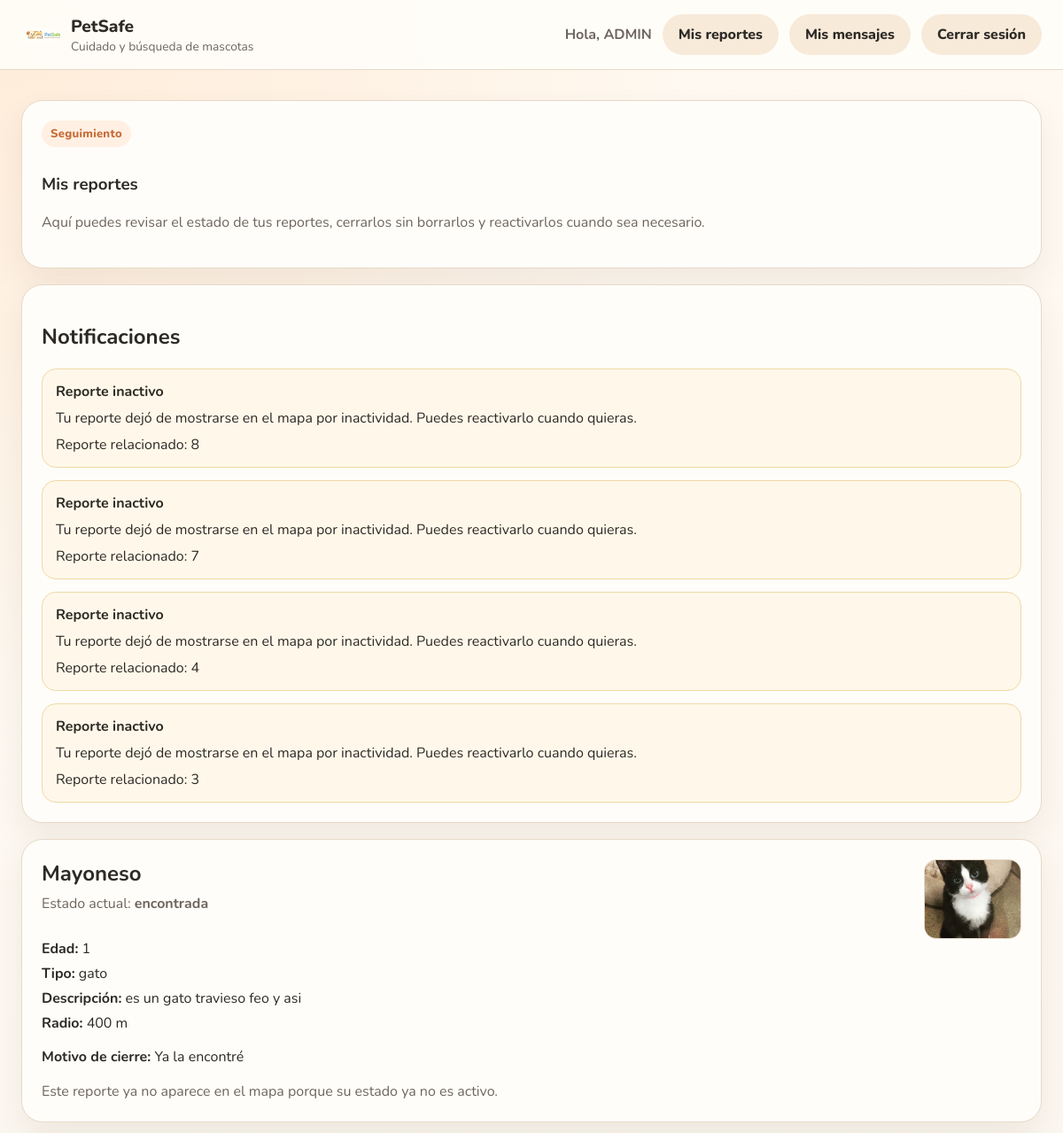
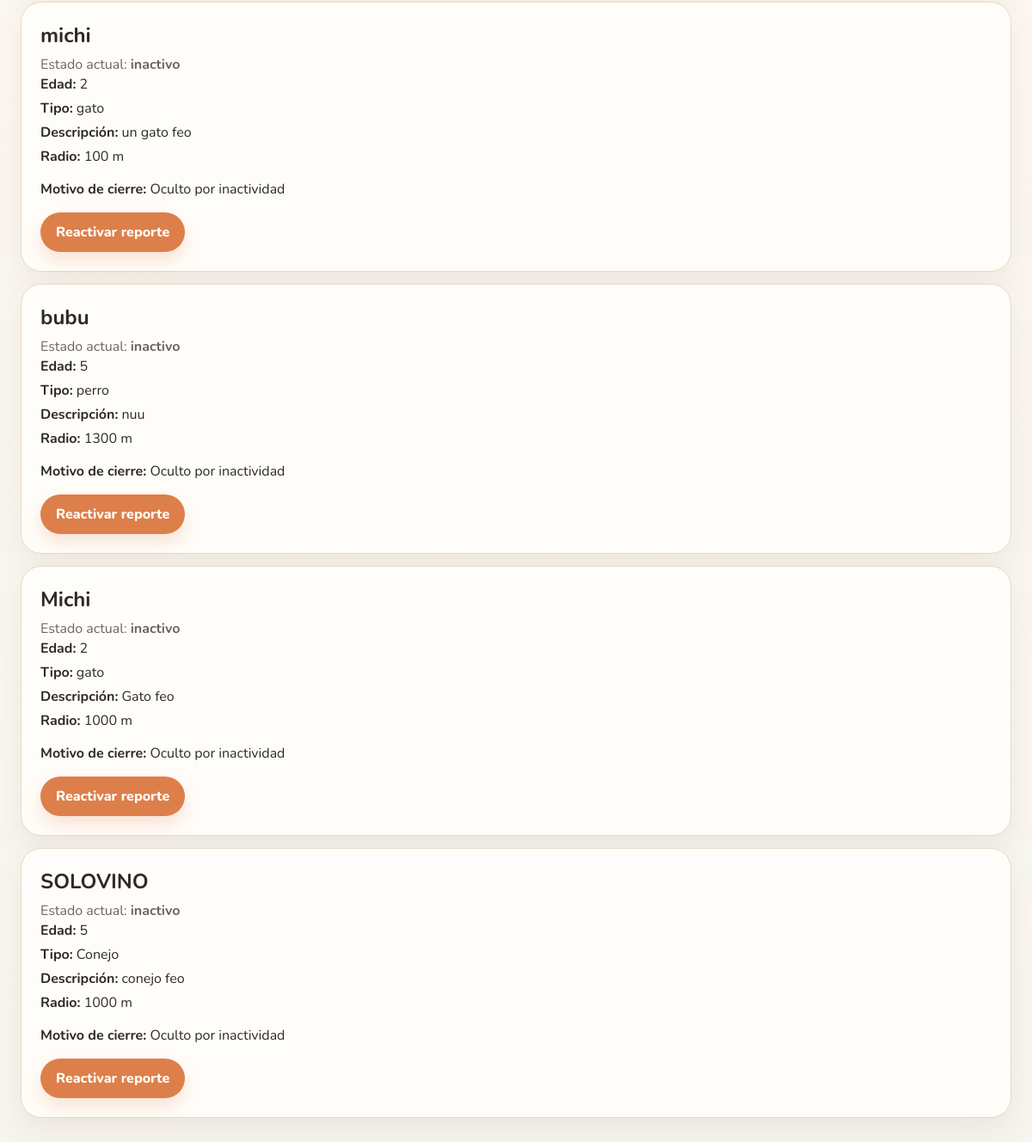
The page /mis-reportes (signed in) on the database its author committed (2 pictures, top to bottom).
### app.py (models this page shows, shortened)
class Usuario(UserMixin, db.Model):
    __tablename__ = "usuarios"
    id = db.Column(db.Integer, primary_key=True)
    nombre = db.Column(db.String(120), nullable=False)
    correo = db.Column(db.String(120), unique=True, nullable=False, index=True)
    password_hash = db.Column(db.String(255), nullable=False)
    creado_en = db.Column(db.DateTime(timezone=True), default=ahora_utc, nullable=False)
    reportes = db.relationship("Reporte", back_populates="creador", lazy=True)
    mensajes_enviados = db.relationship(
        "MensajeChat",
        foreign_keys="MensajeChat.remitente_id",
        back_populates="remitente",
        lazy=True,
    )
    mensajes_recibidos = db.relationship(
        "MensajeChat",
        foreign_keys="MensajeChat.destinatario_id",
        back_populates="destinatario",
        lazy=True,
    )
    notificaciones = db.relationship("Notificacion", back_populates="usuario", lazy=True)

class Notificacion(db.Model):
    __tablename__ = "notificaciones"
    id = db.Column(db.Integer, primary_key=True)
    titulo = db.Column(db.String(150), nullable=False)
    mensaje = db.Column(db.Text, nullable=False)
    tipo = db.Column(db.String(50), nullable=False, default="informativa")
    leida = db.Column(db.Boolean, default=False, nullable=False)
    creada_en = db.Column(db.DateTime(timezone=True), default=ahora_utc, nullable=False)
    usuario_id = db.Column(db.Integer, db.ForeignKey("usuarios.id"), nullable=False)
    reporte_id = db.Column(db.Integer, db.ForeignKey("reportes.id"), nullable=True)
    usuario = db.relationship("Usuario", back_populates="notificaciones")

class Reporte(db.Model):
    __tablename__ = "reportes"
    id = db.Column(db.Integer, primary_key=True)
    nombre_mascota = db.Column(db.String(120), nullable=False)
    edad_mascota = db.Column(db.String(50), nullable=False)
    tipo_mascota = db.Column(db.String(50), nullable=False)
    otro_tipo_mascota = db.Column(db.String(80), nullable=True)
    descripcion = db.Column(db.Text, nullable=False)
    ofrece_recompensa = db.Column(db.Boolean, default=False, nullable=False)
    foto_mascota = db.Column(db.String(255), nullable=True)
    latitud = db.Column(db.Float, nullable=False)
    longitud = db.Column(db.Float, nullable=False)
    radio_busqueda_km = db.Column(db.Float, nullable=False, default=0.1)
    radio_busqueda_metros = db.Column(db.Integer, nullable=False)
    estado = db.Column(db.String(30), default="activo", nullable=False)
    motivo_cierre = db.Column(db.String(255), nullable=True)
    creado_en = db.Column(db.DateTime(timezone=True), default=ahora_utc, nullable=False)
    actualizado_en = db.Column(db.DateTime(timezone=True), default=ahora_utc, nullable=False)
    ultima_actividad_en = db.Column(db.DateTime(timezone=True), default=ahora_utc, nullable=False)
    aviso_inactividad_en = db.Column(db.DateTime(timezone=True), nullable=True)
    fecha_limite_respuesta = db.Column(db.DateTime(timezone=True), nullable=True)
    usuario_id = db.Column(db.Integer, db.ForeignKey("usuarios.id"), nullable=False)
    creador = db.relationship("Usuario", back_populates="reportes")
    colores = db.relationship("Color", secondary=reporte_colores, lazy="joined")

### app.py (the view)
@app.route("/mis-reportes")
@login_required
def mis_reportes():
    revisar_inactividad_reportes()
    reportes = (
        Reporte.query.filter_by(usuario_id=current_user.id)
        .order_by(Reporte.creado_en.desc())
        .all()
    )
    notificaciones = (
        Notificacion.query.filter_by(usuario_id=current_user.id)
        .order_by(Notificacion.creada_en.desc())
        .all()
    )
    return render_template("mis_reportes.html", reportes=reportes, notificaciones=notificaciones)

### app.py (called while the page is built, shortened)
def ahora_utc():
    return datetime.now(timezone.utc)

@login_manager.user_loader
def cargar_usuario(user_id):
    return Usuario.query.get(int(user_id))

def convertir_a_utc(fecha):
    if not fecha:
        return None
    if fecha.tzinfo is None:
        return fecha.replace(tzinfo=timezone.utc)
    return fecha

def revisar_inactividad_reportes():
    ahora = ahora_utc()
    reportes_activos = Reporte.query.filter_by(estado="activo").all()
    hubo_cambios = False
    for reporte in reportes_activos:
        ultima_actividad = convertir_a_utc(reporte.ultima_actividad_en) or ahora
        fecha_aviso = convertir_a_utc(reporte.aviso_inactividad_en)
        fecha_limite = convertir_a_utc(reporte.fecha_limite_respuesta)
        fecha_limite_actual = convertir_a_utc(reporte.fecha_limite_respuesta)
    if hubo_cambios:
        db.session.commit()

### templates/mis_reportes.html (shortened to what this page needs)
{% extends "base.html" %}
{% block contenido %}
<section class="contenedor-simple">
    <article class="tarjeta-panel">
        <span class="etiqueta-pantalla">Seguimiento</span>
        <h1>Mis reportes</h1>
        <p class="subtitulo-panel">
            Aquí puedes revisar el estado de tus reportes, cerrarlos sin borrarlos y reactivarlos cuando sea necesario.
        </p>
    </article>
    {% if notificaciones %}
        <article class="tarjeta-panel">
            <h2>Notificaciones</h2>
            <div class="lista-notificaciones">
                {% for notificacion in notificaciones %}
                    <div class="aviso-notificacion {% if notificacion.leida %}notificacion-leida{% endif %}">
                        <strong>{{ notificacion.titulo }}</strong>
                        <p>{{ notificacion.mensaje }}</p>
                        {% if notificacion.reporte_id %}
                            <span>Reporte relacionado: {{ notificacion.reporte_id }}</span>
                        {% endif %}
                    </div>
                {% endfor %}
            </div>
        </article>
    {% endif %}
    {% if reportes %}
        <div class="lista-reportes">
            {% for reporte in reportes %}
                <article class="tarjeta-panel tarjeta-reporte">
                    <div class="encabezado-reporte">
                        <div>
                            <h2>{{ reporte.nombre_mascota }}</h2>
                            <p class="mensaje-suave">Estado actual: <strong>{{ reporte.estado }}</strong></p>
                        </div>
                        {% if reporte.foto_mascota %}
                            <img
                                class="miniatura-reporte"
                                src="{{ url_for('static', filename='fotos_mascotas/' ~ reporte.foto_mascota) }}"
                                alt="Foto de {{ reporte.nombre_mascota }}"
                            >
                        {% endif %}
                    </div>
                    <div class="detalle-reporte">
                        <p><strong>Edad:</strong> {{ reporte.edad_mascota }}</p>
                        <p><strong>Tipo:</strong> {{ reporte.otro_tipo_mascota if reporte.tipo_mascota == 'otro' else reporte.tipo_mascota }}</p>
                        <p><strong>Descripción:</strong> {{ reporte.descripcion }}</p>
                        <p><strong>Radio:</strong> {{ reporte.radio_busqueda_metros }} m</p>
                    </div>
                    {% if reporte.motivo_cierre %}
                        <p><strong>Motivo de cierre:</strong> {{ reporte.motivo_cierre }}</p>
                    {% endif %}
                    {% if reporte.estado == "activo" %}
                        <form method="POST" action="{{ url_for('cerrar_reporte', reporte_id=reporte.id) }}" class="formulario-panel formulario-cierre">
                            <label for="motivo-{{ reporte.id }}">Cerrar reporte</label>
                            <select id="motivo-{{ reporte.id }}" name="motivo" class="selector-cierre" data-reporte-id="{{ reporte.id }}" required>
                                <option value="">Selecciona una opción</option>
                                <option value="encontrada">Ya la encontré</option>
                                <option value="cerrado">No la he encontrado pero ya no deseo mantener el reporte</option>
                                <option value="otro">Otro</option>
                            </select>
                            <div id="detalle-otro-{{ reporte.id }}" class="oculto grupo-campos">
                                <label for="detalle_otro-{{ reporte.id }}">Escribe el motivo</label>
                                <textarea id="detalle_otro-{{ reporte.id }}" name="detalle_otro" rows="3" placeholder="Escribe aquí el motivo si elegiste 'Otro'."></textarea>
                            </div>
                            <button type="submit" class="boton-principal">Guardar cambio</button>
                        </form>
                    {% elif reporte.estado == "inactivo" %}
                        <div class="acciones-reporte">
                            <form method="POST" action="{{ url_for('reactivar_reporte', reporte_id=reporte.id) }}">
                                <button type="submit" class="boton-principal">Reactivar reporte</button>
                            </form>
                        </div>
                    {% else %}
                        <p class="mensaje-suave">Este reporte ya no aparece en el mapa porque su estado ya no es activo.</p>
                    {% endif %}
                </article>
            {% endfor %}
        </div>
    {% else %}
        <article class="tarjeta-panel">
            <p class="mensaje-suave">Todavía no has creado reportes.</p>
        </article>
    {% endif %}
</section>
{% endblock %}

### templates/base.html (shortened to what this page needs)
<!DOCTYPE html>
<html lang="es">
<head>
    <link rel="stylesheet" href="https://unpkg.com/leaflet@1.9.4/dist/leaflet.css">
    <link rel="stylesheet" href="{{ url_for('static', filename='css/styles.css') }}">
</head>
<body>
    <header class="barra-superior">
        <a class="marca" href="{{ url_for('inicio') }}">
            <img src="{{ url_for('static', filename='img/logo-petsafe.svg') }}" alt="Logo de PetSafe" class="logo">
            <div class="marca-texto">
                <span>PetSafe</span>
                <small>Cuidado y búsqueda de mascotas</small>
            </div>
        </a>
        {% if current_user.is_authenticated %}
            <nav class="navegacion">
                <span class="saludo">Hola, {{ current_user.nombre }}</span>
                <a class="boton-secundario boton-nav" href="{{ url_for('mis_reportes') }}">Mis reportes</a>
                <a class="boton-secundario boton-nav" href="{{ url_for('mis_mensajes') }}">Mis mensajes</a>
                <a class="boton-secundario boton-nav" href="{{ url_for('cerrar_sesion') }}">Cerrar sesión</a>
            </nav>
        {% endif %}
    </header>
    <main class="contenido-principal">
        <section class="contenedor-alertas">
        </section>
        {% block contenido %}{% endblock %}
    </main>
</body>
</html>

### static/css/styles.css (style rules this page uses)
:root { --fondo: #f8f5ef; --fondo-panel: #fffdf9; --fondo-suave: #fff4e8; --texto: #2d2a26; --texto-suave: #6d655d; --borde: #e7d9c8; --borde-suave: #f0e4d5; --primario: #dd7f4b; --primario-fuerte: #c76a35; --primario-claro: #fff0e3; --sombra: 0 16px 35px rgba(90, 63, 34, 0.08); }
* { box-sizing: border-box; }
body { margin: 0; font-family: "Nunito", sans-serif; background: radial-gradient(circle at top left, rgba(255, 225, 196, 0.55), transparent 28%), linear-gradient(180deg, #fff9f1 0%, var(--fondo) 100%); color: var(--texto); }
a { color: var(--primario-fuerte); }
main, button, input, select, textarea { font: inherit; }
.contenido-principal { padding-bottom: 24px; }
.barra-superior { display: flex; justify-content: space-between; align-items: center; gap: 16px; padding: 16px 24px; background: rgba(255, 253, 249, 0.92); border-bottom: 1px solid var(--borde); position: sticky; top: 0; z-index: 999; backdrop-filter: blur(12px); }
.marca { display: inline-flex; align-items: center; gap: 12px; text-decoration: none; color: var(--texto); }
.marca-texto { display: grid; }
.marca-texto span { font-weight: 800; font-size: 1.2rem; }
.marca-texto small { color: var(--texto-suave); font-size: 0.86rem; }
.logo { width: 44px; height: 44px; }
.navegacion { display: flex; flex-wrap: wrap; align-items: center; justify-content: flex-end; gap: 12px; }
.saludo { color: var(--texto-suave); font-weight: 700; }
.boton-nav { min-width: 130px; }
.contenedor-alertas { padding: 16px 24px 0; }
.tarjeta-auth, .tarjeta-panel { background: var(--fondo-panel); border: 1px solid var(--borde); border-radius: 24px; box-shadow: var(--sombra); }
.tarjeta-panel { padding: 22px; }
.etiqueta-pantalla { display: inline-block; margin-bottom: 10px; padding: 6px 10px; border-radius: 999px; background: var(--primario-claro); color: var(--primario-fuerte); font-size: 0.82rem; font-weight: 800; letter-spacing: 0.02em; }
.subtitulo-auth, .subtitulo-panel { margin-top: 0; color: var(--texto-suave); line-height: 1.55; }
.boton-principal, .boton-secundario { border: none; cursor: pointer; border-radius: 999px; padding: 12px 18px; font-weight: 800; text-decoration: none; text-align: center; transition: transform 0.15s ease, background 0.15s ease, box-shadow 0.15s ease; }
.boton-principal { background: var(--primario); color: white; box-shadow: 0 10px 20px rgba(221, 127, 75, 0.2); }
.boton-secundario { background: #f7ead9; color: var(--texto); }
.contenedor-simple { display: grid; gap: 18px; padding: 18px 24px 24px; }
.mensaje-suave { color: var(--texto-suave); margin: 0; line-height: 1.5; }
.lista-conversaciones, .lista-mensajes, .lista-reportes, .lista-notificaciones { display: grid; gap: 14px; }
.aviso-seguridad-chat, .aviso-notificacion { padding: 13px 15px; border-radius: 16px; background: #fff8ea; border: 1px solid #efd9a5; color: var(--texto); line-height: 1.5; }
.aviso-notificacion p { margin: 6px 0; }
.tarjeta-reporte h2 { margin: 0 0 6px; }
.encabezado-reporte { display: flex; justify-content: space-between; gap: 14px; align-items: flex-start; }
.detalle-reporte { display: grid; gap: 6px; }
.detalle-reporte p { margin: 0; }
.miniatura-reporte { width: 110px; height: 90px; object-fit: cover; border-radius: 14px; border: 1px solid var(--borde); }
.acciones-reporte { display: flex; flex-wrap: wrap; gap: 10px; margin-top: 12px; }

### rows shown on the page
Usuario: nombre "ADMIN"
Notificacion: titulo "Reporte inactivo", mensaje "Tu reporte dejó de mostrarse en el mapa por inactividad. Puedes reactivarlo cuando quieras.", reporte_id "8"
Notificacion: titulo "Reporte inactivo", mensaje "Tu reporte dejó de mostrarse en el mapa por inactividad. Puedes reactivarlo cuando quieras.", reporte_id "7"
Notificacion: titulo "Reporte inactivo", mensaje "Tu reporte dejó de mostrarse en el mapa por inactividad. Puedes reactivarlo cuando quieras.", reporte_id "4"
Notificacion: titulo "Reporte inactivo", mensaje "Tu reporte dejó de mostrarse en el mapa por inactividad. Puedes reactivarlo cuando quieras.", reporte_id "3"
Reporte: nombre_mascota "Mayoneso", estado "encontrada", foto_mascota+nombre_mascota (picture), edad_mascota "1", tipo_mascota "gato", descripcion "es un gato travieso feo y asi", radio_busqueda_metros "400", motivo_cierre "Ya la encontré", shows "Este reporte ya no aparece en el mapa porque su estado ya no es activo."
Reporte: nombre_mascota "michi", estado "inactivo", edad_mascota "2", tipo_mascota "gato", descripcion "un gato feo", radio_busqueda_metros "100", motivo_cierre "Oculto por inactividad"
Reporte: nombre_mascota "bubu", estado "inactivo", edad_mascota "5", tipo_mascota "perro", descripcion "nuu", radio_busqueda_metros "1300", motivo_cierre "Oculto por inactividad"
Reporte: nombre_mascota "Michi", estado "inactivo", edad_mascota "2", tipo_mascota "gato", descripcion "Gato feo", radio_busqueda_metros "1000", motivo_cierre "Oculto por inactividad"
Reporte: nombre_mascota "SOLOVINO", estado "inactivo", edad_mascota "5", tipo_mascota+otro_tipo_mascota "Conejo", descripcion "conejo feo", radio_busqueda_metros "1000", motivo_cierre "Oculto por inactividad"
